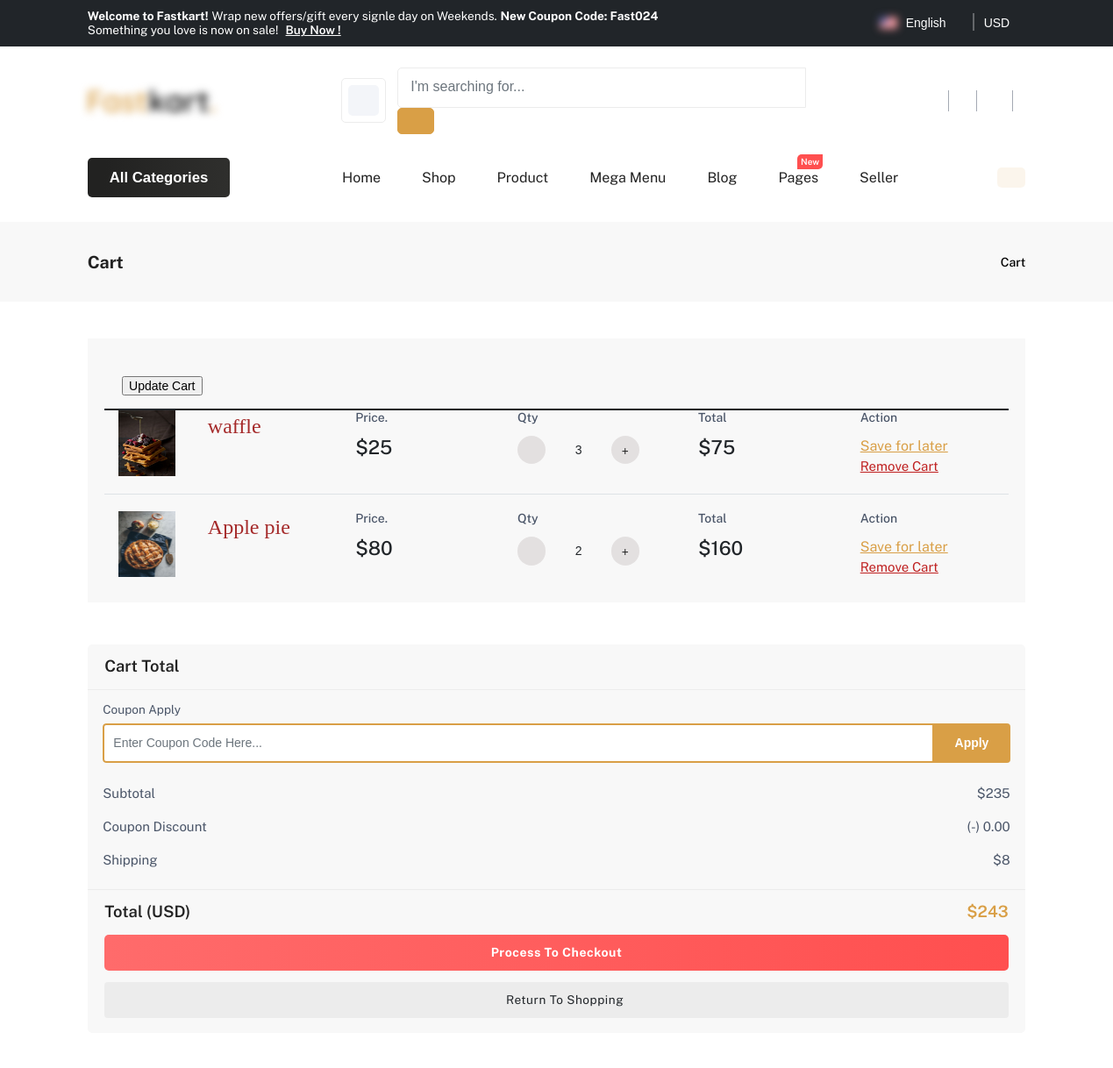
Page /show_cart/ (signed in, upper part) on the earlier database version.
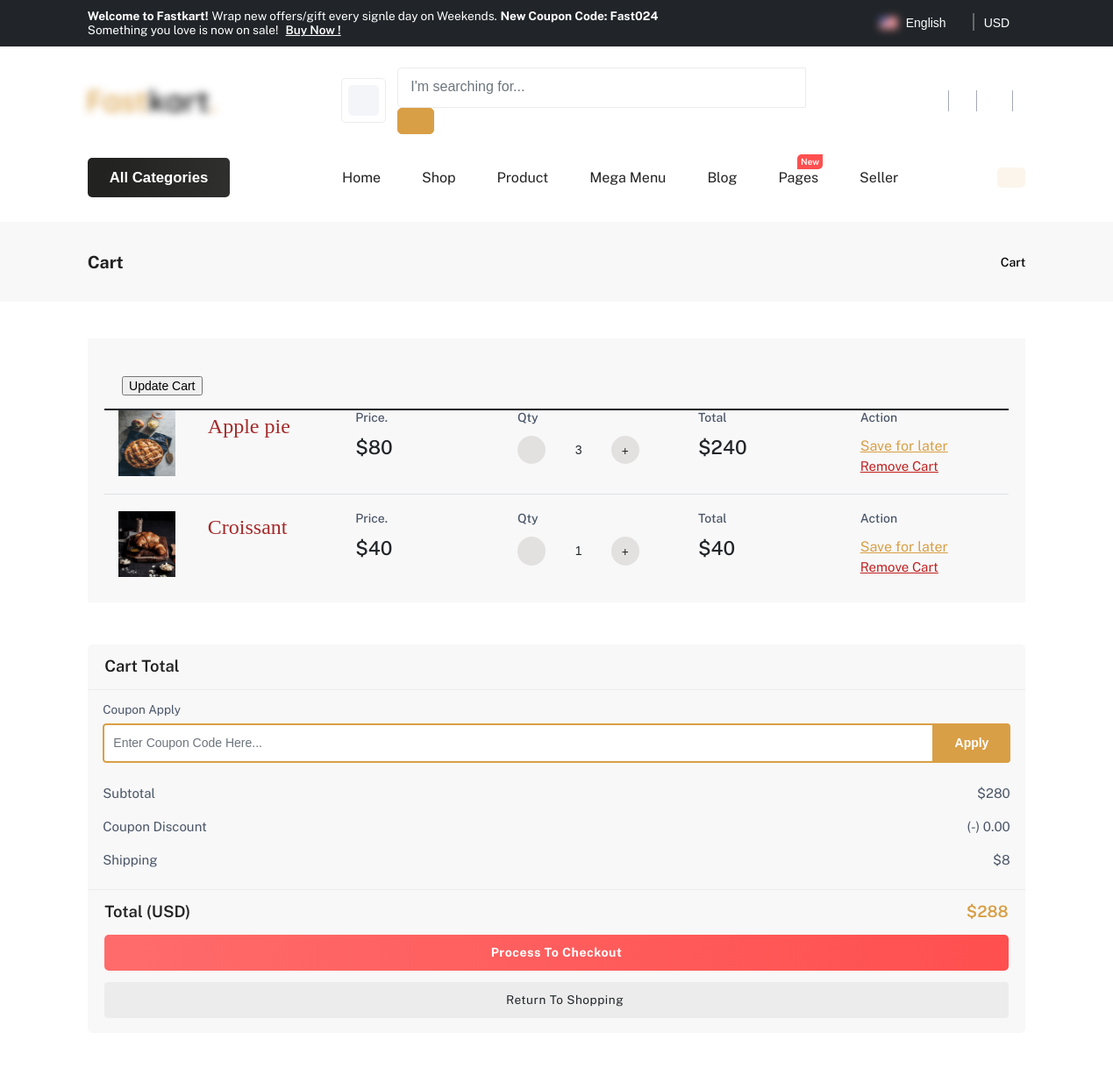
Same page on the later database version.
### app_shop/models.py (models this page shows, shortened)
class Cart(models.Model):
    prd_id=models.ForeignKey(Product,on_delete=models.CASCADE)
    buyer_id=models.ForeignKey(User,on_delete=models.CASCADE)
    qty=models.IntegerField(default=0)
    total=models.IntegerField(default=0)

### app_seller/models.py (models this page shows)
class Product(models.Model):
    pro_name=models.CharField(max_length=50)
    pro_price=models.IntegerField()
    pro_qty=models.IntegerField()
    pro_image=models.FileField(upload_to="product/",default="pro.jpg")
    pro_desc=models.TextField(max_length=500)
    seller_id=models.ForeignKey(Seller_user,on_delete=models.CASCADE)

### app_shop/views.py (the view)
# urls.py: path('show_cart/',views.show_cart,name='show_cart'),
def show_cart(request):
    data=User.objects.get(email=request.session["email"])
    all_cart=Cart.objects.filter(buyer_id=data.id)
    sub_total=0
    for i in all_cart:
        sub_total+=i.total
    final_total=sub_total+8
    return render(request,"cart.html",{"all_cart":all_cart,"sub_total":sub_total,"final_total":final_total})

### app_shop/templates/cart.html (shortened to what the changed rows need)
{% extends 'header_footer.html' %}{% load static %} {% block content %}
<!DOCTYPE html>
<html lang="en">
<head>
    <link id="rtl-link" rel="stylesheet" type="text/css" href="{% static 'assets/css/vendors/bootstrap.css' %}">
    <link rel="stylesheet" type="text/css" href="{% static 'assets/css/vendors/font-awesome.css' %}">
    <link rel="stylesheet" type="text/css" href="{% static 'assets/css/vendors/feather-icon.css' %}">
    <link rel="stylesheet" type="text/css" href="{% static 'assets/css/vendors/slick/slick.css' %}">
    <link rel="stylesheet" type="text/css" href="{% static 'assets/css/vendors/slick/slick-theme.css' %}">
    <link rel="stylesheet" type="text/css" href="{% static 'assets/css/bulk-style.css' %}">
    <link id="color-link" rel="stylesheet" type="text/css" href="{% static 'assets/css/style.css' %}">
</head>
<body>
    <section class="breadscrumb-section pt-0">
        <div class="container-fluid-lg">
            <div class="row">
                <div class="col-12">
                    <div class="breadscrumb-contain">
                        <h2>Cart</h2>
                    </div>
                </div>
            </div>
        </div>
    </section>
    <section class="cart-section section-b-space">
        <div class="container-fluid-lg">
            <div class="row g-sm-5 g-3">
                <div class="col-xxl-9">
                    <div class="cart-table">
                        <div class="table-responsive-xl">
                            <table class="table">
                            <form action="{% url 'update_cart'%}" method="post">
                                <tbody>
                                    {% for i in all_cart %}
                                    <tr class="product-box-contain">
                                        <td class="product-detail">
                                            <div class="product border-0">
                                                <a href="product-left-thumbnail.html" class="product-image">
                                                    <img src="{{i.prd_id.pro_image.url}}" alt="" height="75px" width="65px">
                                                </a>
                                                <div class="product-detail">
                                                    <ul>
                                                        <li class="name">
                                                             <a href="product-left-thumbnail.html"><span style="font-size: 24px; font-family:Gadugi; color:brown ";>{{i.prd_id.pro_name}}</span></a>
                                                        </li>
                                                    </ul>
                                                </div>
                                            </div>
                                        </td>
                                        <td class="price">
                                            <h4 class="table-title text-content">Price.</h4>
                                            <h5><span style="font-size: 22px">${{i.prd_id.pro_price}} </span>
                                            </h5>
                                        </td>
                                        <td class="quantity">
                                            <h4 class="table-title text-content">Qty</h4>
                                            <div class="quantity-price">
                                                <div class="cart_qty">
                                                    <div class="input-group">
                                                        <button type="button" class="btn qty-left-minus"
                                                            data-type="minus" data-field="">
                                                            <i class="fa fa-minus ms-0" aria-hidden="true"></i>
                                                        </button>
                                                        <input class="form-control input-number qty-input" type="text"
                                                            name="quantity" value="{{i.qty}}">
                                                        <button type="button" class="btn qty-right-plus"
                                                            data-type="plus" data-field="">
                                                            <i class="fa fa-plus ms-0" aria-hidden="true"></i>
                                                        </button>
                                                    </div>
                                                </div>
                                            </div>
                                        </td>
                                        <td class="subtotal">
                                            <h4 class="table-title text-content">Total</h4>
                                            <h5><span style="font-size: 22px">${{i.total}}</span></h5>
                                        </td>
                                        <td class="save-remove">
                                            <h4 class="table-title text-content">Action</h4>
                                            <a class="save notifi-wishlist" href="javascript:void(0)">Save for later</a>
                                            <a class="remove close_button" href="{% url 'remove_cart' i.id %}">Remove Cart</a>
                                        </td>
                                    </tr>
                                    {% endfor %}
                                </tbody>
                            </form>
                            </table>
                        </div>
                    </div>
                </div>
                <div class="col-xxl-3">
                    <div class="summery-box p-sticky">
                        <div class="summery-contain">
                            <ul>
                                <li>
                                    <h4>Subtotal</h4>
                                    <h4 class="price">${{sub_total}}</h4>
                                </li>
                            </ul>
                        </div>
                        <ul class="summery-total">
                            <li class="list-total border-top-0">
                                <h4>Total (USD)</h4>
                                <h4 class="price theme-color">${{final_total}}</h4>
                            </li>
                        </ul>
                    </div>
                </div>
            </div>
        </div>
    </section>
</body>
</html>
{% endblock %}

Differences in the rows shown:
removed Cart: prd_id.pro_image (picture), prd_id.pro_name "waffle", prd_id.pro_price "25", quantity "3", total "75"
changed Cart "Apple pie": quantity "2" → "3"; total "160" → "240"
added Cart: prd_id.pro_image (picture), prd_id.pro_name "Croissant", prd_id.pro_price "40", quantity "1", total "40"
Other differences:
{{ sub_total }}: "235" → "280"
{{ final_total }}: "243" → "288"
